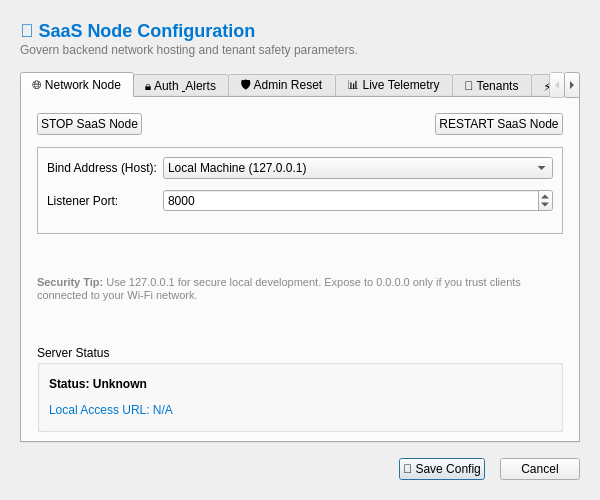
<?xml version="1.0" encoding="UTF-8"?>
<ui version="4.0">
 <class>SaaSSettingsDialog</class>
 <widget class="QDialog" name="SaaSSettingsDialog">
  <property name="geometry">
   <rect>
    <x>0</x>
    <y>0</y>
    <width>600</width>
    <height>500</height>
   </rect>
  </property>
  <property name="windowTitle">
   <string>📡 SaaS Server Architecture Configuration</string>
  </property>
  <layout class="QVBoxLayout" name="verticalLayout_main">
   <property name="spacing">
    <number>15</number>
   </property>
   <property name="leftMargin">
    <number>20</number>
   </property>
   <property name="topMargin">
    <number>20</number>
   </property>
   <property name="rightMargin">
    <number>20</number>
   </property>
   <property name="bottomMargin">
    <number>20</number>
   </property>
   <item>
    <widget class="QLabel" name="header_lbl">
     <property name="text">
      <string>&lt;html&gt;&lt;body&gt;&lt;h2 style=&quot;margin-bottom:0px; color:#0078d4;&quot;&gt;📡 SaaS Node Configuration&lt;/h2&gt;&lt;p style=&quot;color:#777; margin-top:2px;&quot;&gt;Govern backend network hosting and tenant safety parameters.&lt;/p&gt;&lt;/body&gt;&lt;/html&gt;</string>
     </property>
    </widget>
   </item>
   <item>
    <widget class="QTabWidget" name="tabWidget">
     <property name="currentIndex">
      <number>0</number>
     </property>
     <widget class="QWidget" name="tab_network">
      <attribute name="title">
       <string>🌐 Network Node</string>
      </attribute>
      <layout class="QVBoxLayout" name="verticalLayout_tab1">
       <property name="spacing">
        <number>12</number>
       </property>
       <property name="leftMargin">
        <number>15</number>
       </property>
       <property name="topMargin">
        <number>15</number>
       </property>
       <property name="rightMargin">
        <number>15</number>
       </property>
       <item>
        <layout class="QHBoxLayout" name="horizontalLayout">
         <item>
          <widget class="QPushButton" name="pushButton_2">
           <property name="text">
            <string>STOP SaaS Node</string>
           </property>
          </widget>
         </item>
         <item>
          <spacer name="horizontalSpacer_2">
           <property name="orientation">
            <enum>Qt::Orientation::Horizontal</enum>
           </property>
           <property name="sizeHint" stdset="0">
            <size>
             <width>40</width>
             <height>20</height>
            </size>
           </property>
          </spacer>
         </item>
         <item>
          <widget class="QPushButton" name="pushButton">
           <property name="text">
            <string>RESTART SaaS Node</string>
           </property>
          </widget>
         </item>
        </layout>
       </item>
       <item>
        <widget class="QFrame" name="network_frame">
         <property name="frameShape">
          <enum>QFrame::Shape::StyledPanel</enum>
         </property>
         <layout class="QFormLayout" name="formLayout_net">
          <property name="verticalSpacing">
           <number>10</number>
          </property>
          <item row="0" column="0">
           <widget class="QLabel" name="lbl_host">
            <property name="text">
             <string>Bind Address (Host):</string>
            </property>
           </widget>
          </item>
          <item row="0" column="1">
           <widget class="QComboBox" name="cbo_host">
            <item>
             <property name="text">
              <string>Local Machine (127.0.0.1)</string>
             </property>
            </item>
            <item>
             <property name="text">
              <string>Expose to LAN/Wi-Fi (0.0.0.0)</string>
             </property>
            </item>
           </widget>
          </item>
          <item row="1" column="0">
           <widget class="QLabel" name="lbl_port">
            <property name="text">
             <string>Listener Port:</string>
            </property>
           </widget>
          </item>
          <item row="1" column="1">
           <widget class="QSpinBox" name="spn_port">
            <property name="minimum">
             <number>1</number>
            </property>
            <property name="maximum">
             <number>65535</number>
            </property>
            <property name="value">
             <number>8000</number>
            </property>
           </widget>
          </item>
         </layout>
        </widget>
       </item>
       <item>
        <widget class="QLabel" name="hint_net">
         <property name="text">
          <string>&lt;html&gt;&lt;body&gt;&lt;p style=&quot;color:#888; font-size:11px;&quot;&gt;&lt;b&gt;Security Tip:&lt;/b&gt; Use 127.0.0.1 for secure local development. Expose to 0.0.0.0 only if you trust clients connected to your Wi-Fi network.&lt;/p&gt;&lt;/body&gt;&lt;/html&gt;</string>
         </property>
         <property name="wordWrap">
          <bool>true</bool>
         </property>
        </widget>
       </item>
       <item>
        <widget class="QGroupBox" name="status_box">
         <property name="title">
          <string>Server Status</string>
         </property>
         <layout class="QVBoxLayout" name="verticalLayout">
          <item>
           <widget class="QLabel" name="lbl_status">
            <property name="font">
             <font>
              <family>Segoe UI</family>
              <pointsize>9</pointsize>
              <italic>false</italic>
              <bold>true</bold>
             </font>
            </property>
            <property name="styleSheet">
             <string notr="true">font: 700 9pt &quot;Segoe UI&quot;;</string>
            </property>
            <property name="text">
             <string>&lt;html&gt;&lt;head/&gt;&lt;body&gt;&lt;p&gt;Status: Unknown&lt;/p&gt;&lt;/body&gt;&lt;/html&gt;</string>
            </property>
           </widget>
          </item>
          <item>
           <widget class="QLabel" name="lbl_address">
            <property name="styleSheet">
             <string notr="true"> color: #0078d4;
font: 600 9pt &quot;Segoe UI&quot;;</string>
            </property>
            <property name="text">
             <string>Local Access URL: N/A</string>
            </property>
           </widget>
          </item>
         </layout>
        </widget>
       </item>
      </layout>
     </widget>
     <widget class="QWidget" name="tab_security">
      <attribute name="title">
       <string>🔒 Auth &amp; Alerts</string>
      </attribute>
      <layout class="QVBoxLayout" name="verticalLayout_tab2">
       <property name="spacing">
        <number>10</number>
       </property>
       <property name="leftMargin">
        <number>15</number>
       </property>
       <property name="topMargin">
        <number>15</number>
       </property>
       <property name="rightMargin">
        <number>15</number>
       </property>
       <item>
        <widget class="QGroupBox" name="grp_security">
         <property name="title">
          <string>Tenant Registration Gateway</string>
         </property>
         <layout class="QVBoxLayout" name="vLayout_sec">
          <item>
           <widget class="QCheckBox" name="chk_signup">
            <property name="text">
             <string>Allow Open Passport Registrations (Public Signup)</string>
            </property>
           </widget>
          </item>
         </layout>
        </widget>
       </item>
       <item>
        <widget class="QGroupBox" name="grp_smtp">
         <property name="title">
          <string>Autonomous SMTP Relay Notification Alerts</string>
         </property>
         <property name="checkable">
          <bool>true</bool>
         </property>
         <property name="checked">
          <bool>false</bool>
         </property>
         <layout class="QFormLayout" name="formLayout_smtp">
          <property name="verticalSpacing">
           <number>8</number>
          </property>
          <item row="0" column="0">
           <widget class="QLabel" name="lbl_smtp_host">
            <property name="text">
             <string>SMTP Host:</string>
            </property>
           </widget>
          </item>
          <item row="0" column="1">
           <widget class="QLineEdit" name="txt_smtp_host">
            <property name="placeholderText">
             <string>smtp.gmail.com</string>
            </property>
           </widget>
          </item>
          <item row="1" column="0">
           <widget class="QLabel" name="lbl_smtp_port">
            <property name="text">
             <string>Port:</string>
            </property>
           </widget>
          </item>
          <item row="1" column="1">
           <widget class="QSpinBox" name="spn_smtp_port">
            <property name="maximum">
             <number>65535</number>
            </property>
            <property name="value">
             <number>587</number>
            </property>
           </widget>
          </item>
          <item row="2" column="0">
           <widget class="QLabel" name="lbl_smtp_user">
            <property name="text">
             <string>Email Address:</string>
            </property>
           </widget>
          </item>
          <item row="2" column="1">
           <widget class="QLineEdit" name="txt_smtp_user"/>
          </item>
          <item row="3" column="0">
           <widget class="QLabel" name="lbl_smtp_pass">
            <property name="text">
             <string>Password / App Key:</string>
            </property>
           </widget>
          </item>
          <item row="3" column="1">
           <widget class="QLineEdit" name="txt_smtp_pass">
            <property name="echoMode">
             <enum>QLineEdit::EchoMode::Password</enum>
            </property>
           </widget>
          </item>
         </layout>
        </widget>
       </item>
      </layout>
     </widget>
     <widget class="QWidget" name="tab_admin">
      <attribute name="title">
       <string>🛡️ Admin Reset</string>
      </attribute>
      <layout class="QVBoxLayout" name="verticalLayout_tab3">
       <property name="spacing">
        <number>15</number>
       </property>
       <property name="leftMargin">
        <number>20</number>
       </property>
       <property name="topMargin">
        <number>20</number>
       </property>
       <property name="rightMargin">
        <number>20</number>
       </property>
       <item>
        <widget class="QLabel" name="lbl_admin_warning">
         <property name="text">
          <string>&lt;html&gt;&lt;body&gt;&lt;p&gt;&lt;b style=&quot;color:#d83b01;&quot;&gt;Warning:&lt;/b&gt; This will forcefully reset the Master Admin account to its default state. This action cannot be undone.&lt;/p&gt;&lt;/body&gt;&lt;/html&gt;</string>
         </property>
         <property name="wordWrap">
          <bool>true</bool>
         </property>
        </widget>
       </item>
       <item>
        <widget class="QPushButton" name="btn_reset_admin">
         <property name="font">
          <font>
           <bold>true</bold>
          </font>
         </property>
         <property name="styleSheet">
          <string>color: #d83b01; padding: 10px;</string>
         </property>
         <property name="text">
          <string>🔄 Reset SaaS Admin Credentials</string>
         </property>
        </widget>
       </item>
       <item>
        <spacer name="verticalSpacer_tab3">
         <property name="orientation">
          <enum>Qt::Orientation::Vertical</enum>
         </property>
         <property name="sizeHint" stdset="0">
          <size>
           <width>0</width>
           <height>0</height>
          </size>
         </property>
        </spacer>
       </item>
      </layout>
     </widget>
     <widget class="QWidget" name="tab_telemetry">
      <attribute name="title">
       <string>📊 Live Telemetry</string>
      </attribute>
      <layout class="QVBoxLayout" name="verticalLayout_tel">
       <item>
        <widget class="QLabel" name="lbl_global_prompt">
         <property name="text">
          <string>Total Prompt Tokens: 0</string>
         </property>
        </widget>
       </item>
       <item>
        <widget class="QLabel" name="lbl_global_completion">
         <property name="text">
          <string>Total Completion Tokens: 0</string>
         </property>
        </widget>
       </item>
       <item>
        <widget class="QPushButton" name="btn_refresh_telemetry">
         <property name="text">
          <string>🔄 Refresh Telemetry</string>
         </property>
        </widget>
       </item>
       <item>
        <spacer name="verticalSpacer_tel">
         <property name="orientation">
          <enum>Qt::Orientation::Vertical</enum>
         </property>
         <property name="sizeHint" stdset="0">
          <size>
           <width>20</width>
           <height>40</height>
          </size>
         </property>
        </spacer>
       </item>
      </layout>
     </widget>
     <widget class="QWidget" name="tab_tenants">
      <attribute name="title">
       <string>👥 Tenants</string>
      </attribute>
      <layout class="QVBoxLayout" name="verticalLayout_ten">
       <item>
        <layout class="QHBoxLayout" name="horizontalLayout_ten">
         <item>
          <widget class="QPushButton" name="btn_refresh_tenants">
           <property name="text">
            <string>🔄 Refresh</string>
           </property>
          </widget>
         </item>
         <item>
          <widget class="QPushButton" name="btn_toggle_ban">
           <property name="text">
            <string>🚫 Ban/Unban</string>
           </property>
          </widget>
         </item>
         <item>
          <widget class="QPushButton" name="btn_reset_pass">
           <property name="text">
            <string>🔑 Reset Pass</string>
           </property>
          </widget>
         </item>
        </layout>
       </item>
       <item>
        <widget class="QTableWidget" name="table_tenants">
         <property name="editTriggers">
          <set>QAbstractItemView::EditTrigger::NoEditTriggers</set>
         </property>
         <property name="selectionBehavior">
          <enum>QAbstractItemView::SelectionBehavior::SelectRows</enum>
         </property>
         <column>
          <property name="text">
           <string>ID</string>
          </property>
         </column>
         <column>
          <property name="text">
           <string>Username</string>
          </property>
         </column>
         <column>
          <property name="text">
           <string>Email</string>
          </property>
         </column>
         <column>
          <property name="text">
           <string>Status</string>
          </property>
         </column>
         <column>
          <property name="text">
           <string>Tokens</string>
          </property>
         </column>
        </widget>
       </item>
      </layout>
     </widget>
     <widget class="QWidget" name="tab_reliability">
      <attribute name="title">
       <string>⚡ Reliability &amp; Rates</string>
      </attribute>
      <layout class="QVBoxLayout" name="verticalLayout_rel">
       <property name="spacing">
        <number>12</number>
       </property>
       <property name="leftMargin">
        <number>15</number>
       </property>
       <property name="topMargin">
        <number>15</number>
       </property>
       <property name="rightMargin">
        <number>15</number>
       </property>
       <item>
        <widget class="QGroupBox" name="grp_rates">
         <property name="title">
          <string>Rate Limiting (Token Bucket)</string>
         </property>
         <layout class="QFormLayout" name="formLayout_rates">
          <item row="0" column="0">
           <widget class="QLabel" name="lbl_rpm">
            <property name="text">
             <string>Requests Per Minute (RPM) Limit:</string>
            </property>
           </widget>
          </item>
          <item row="0" column="1">
           <widget class="QSpinBox" name="spn_rpm">
            <property name="minimum">
             <number>0</number>
            </property>
            <property name="maximum">
             <number>10000</number>
            </property>
            <property name="value">
             <number>60</number>
            </property>
           </widget>
          </item>
         </layout>
        </widget>
       </item>
       <item>
        <widget class="QGroupBox" name="grp_failover">
         <property name="title">
          <string>Outbound Provider Failover Routing</string>
         </property>
         <layout class="QVBoxLayout" name="verticalLayout_failover">
          <item>
           <widget class="QCheckBox" name="chk_failover_enable">
            <property name="text">
             <string>Enable Transparent Auto-Failover</string>
            </property>
            <property name="checked">
             <bool>true</bool>
            </property>
           </widget>
          </item>
          <item>
           <layout class="QFormLayout" name="formLayout_failover_seq">
            <item row="0" column="0">
             <widget class="QLabel" name="lbl_failover_seq">
              <property name="text">
               <string>Failover Sequence (Priority):</string>
              </property>
             </widget>
            </item>
            <item row="0" column="1">
             <widget class="QLineEdit" name="txt_failover_seq">
              <property name="text">
               <string>google,openai,ollama</string>
              </property>
             </widget>
            </item>
           </layout>
          </item>
          <item>
           <widget class="QLabel" name="lbl_failover_hint">
            <property name="text">
             <string>&lt;html&gt;&lt;body&gt;&lt;p style=&quot;color:#888; font-size:11px;&quot;&gt;&lt;b&gt;Note:&lt;/b&gt; Provider sequences are comma-separated. The failover routine respects strict sandboxing (uses only tenant-owned credentials or offline local models to prevent Admin-funded key leakage).&lt;/p&gt;&lt;/body&gt;&lt;/html&gt;</string>
            </property>
            <property name="wordWrap">
             <bool>true</bool>
            </property>
           </widget>
          </item>
         </layout>
        </widget>
       </item>
       <item>
        <spacer name="verticalSpacer_rel">
         <property name="orientation">
          <enum>Qt::Orientation::Vertical</enum>
         </property>
         <property name="sizeHint" stdset="0">
          <size>
           <width>20</width>
           <height>40</height>
          </size>
         </property>
        </spacer>
       </item>
      </layout>
     </widget>
     <widget class="QWidget" name="tab_extensions">
      <attribute name="title">
       <string>🔌 IDE Plugins</string>
      </attribute>
      <layout class="QVBoxLayout" name="verticalLayout_tab_ext">
       <property name="spacing">
        <number>12</number>
       </property>
       <property name="leftMargin">
        <number>15</number>
       </property>
       <property name="topMargin">
        <number>15</number>
       </property>
       <property name="rightMargin">
        <number>15</number>
       </property>
       <property name="bottomMargin">
        <number>15</number>
       </property>
       <item>
        <widget class="QLabel" name="lbl_ext_info">
         <property name="text">
          <string>&lt;html&gt;&lt;body&gt;&lt;p style=&quot;color:#888; font-size:11px;&quot;&gt;&lt;b&gt;Note:&lt;/b&gt; Publish IDE extensions and generate Markdown changelogs natively.&lt;/p&gt;&lt;/body&gt;&lt;/html&gt;</string>
         </property>
        </widget>
       </item>
       <item>
        <widget class="QSplitter" name="splitter_ext">
         <property name="orientation">
          <enum>Qt::Orientation::Horizontal</enum>
         </property>
         <widget class="QTableWidget" name="ext_table">
          <column>
           <property name="text">
            <string>Filename</string>
           </property>
          </column>
          <column>
           <property name="text">
            <string>Size</string>
           </property>
          </column>
          <column>
           <property name="text">
            <string>Status</string>
           </property>
          </column>
         </widget>
         <widget class="QFrame" name="editor_frame">
          <property name="frameShape">
           <enum>QFrame::Shape::StyledPanel</enum>
          </property>
          <layout class="QVBoxLayout" name="verticalLayout_editor">
           <property name="spacing">
            <number>10</number>
           </property>
           <item>
            <widget class="QCheckBox" name="chk_ext_visible">
             <property name="text">
              <string>Publish / Show this plugin to web tenants</string>
             </property>
            </widget>
           </item>
           <item>
            <layout class="QHBoxLayout" name="horizontalLayout_ext_title">
             <item>
              <widget class="QLabel" name="lbl_ext_title">
               <property name="text">
                <string>Title:</string>
               </property>
              </widget>
             </item>
             <item>
              <widget class="QLineEdit" name="txt_ext_title"/>
             </item>
            </layout>
           </item>
           <item>
            <layout class="QHBoxLayout" name="horizontalLayout_ext_desc_header">
             <item>
              <widget class="QLabel" name="lbl_ext_desc">
               <property name="text">
                <string>Description (Markdown):</string>
               </property>
              </widget>
             </item>
             <item>
              <widget class="QPushButton" name="btn_ext_ai">
               <property name="styleSheet">
                <string notr="true">font-weight: bold; background-color: #4f46e5; color: white; padding: 2px 8px;</string>
               </property>
               <property name="text">
                <string>🧠 AI Generate</string>
               </property>
              </widget>
             </item>
            </layout>
           </item>
           <item>
            <widget class="QPlainTextEdit" name="txt_ext_desc"/>
           </item>
          </layout>
         </widget>
        </widget>
       </item>
      </layout>
     </widget>
    </widget>
   </item>
   <item>
    <layout class="QHBoxLayout" name="horizontalLayout_btns">
     <item>
      <spacer name="horizontalSpacer">
       <property name="orientation">
        <enum>Qt::Orientation::Horizontal</enum>
       </property>
       <property name="sizeHint" stdset="0">
        <size>
         <width>0</width>
         <height>0</height>
        </size>
       </property>
      </spacer>
     </item>
     <item>
      <widget class="QPushButton" name="btn_save">
       <property name="text">
        <string>💾 Save Config</string>
       </property>
       <property name="default">
        <bool>true</bool>
       </property>
      </widget>
     </item>
     <item>
      <widget class="QPushButton" name="btn_cancel">
       <property name="text">
        <string>Cancel</string>
       </property>
      </widget>
     </item>
    </layout>
   </item>
  </layout>
 </widget>
 <resources/>
 <connections/>
</ui>
